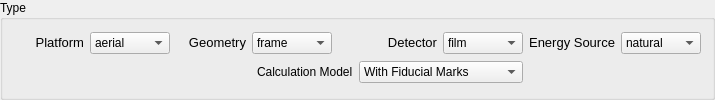
       <widget class="QGroupBox" name="groupBox">
        <property name="title">
         <string>Type</string>
        </property>
        <layout class="QGridLayout" name="gridLayout">
         <item row="0" column="1" colspan="2">
          <layout class="QHBoxLayout" name="horizontalLayout_11">
           <item>
            <widget class="QLabel" name="label_2">
             <property name="sizePolicy">
              <sizepolicy hsizetype="MinimumExpanding" vsizetype="Preferred">
               <horstretch>0</horstretch>
               <verstretch>0</verstretch>
              </sizepolicy>
             </property>
             <property name="minimumSize">
              <size>
               <width>70</width>
               <height>0</height>
              </size>
             </property>
             <property name="text">
              <string>&lt;!DOCTYPE HTML PUBLIC &quot;-//W3C//DTD HTML 4.0//EN&quot; &quot;http://www.w3.org/TR/REC-html40/strict.dtd&quot;&gt;
&lt;html&gt;&lt;head&gt;&lt;meta name=&quot;qrichtext&quot; content=&quot;1&quot; /&gt;&lt;style type=&quot;text/css&quot;&gt;
p, li { white-space: pre-wrap; }
&lt;/style&gt;&lt;/head&gt;&lt;body style=&quot; font-family:'Sans'; font-size:10pt; font-weight:400; font-style:normal;&quot;&gt;
&lt;table style=&quot;-qt-table-type: root; margin-top:4px; margin-bottom:4px; margin-left:4px; margin-right:4px;&quot;&gt;
&lt;tr&gt;
&lt;td style=&quot;border: none;&quot;&gt;
&lt;p align=&quot;right&quot; style=&quot; margin-top:0px; margin-bottom:0px; margin-left:0px; margin-right:0px; -qt-block-indent:0; text-indent:0px;&quot;&gt;Geometry&lt;/p&gt;&lt;/td&gt;&lt;/tr&gt;&lt;/table&gt;&lt;/body&gt;&lt;/html&gt;</string>
             </property>
            </widget>
           </item>
           <item>
            <widget class="QComboBox" name="geometryCombo">
             <property name="minimumSize">
              <size>
               <width>80</width>
               <height>0</height>
              </size>
             </property>
             <item>
              <property name="text">
               <string>frame</string>
              </property>
             </item>
            </widget>
           </item>
          </layout>
         </item>
         <item row="0" column="4">
          <layout class="QHBoxLayout" name="horizontalLayout_13" stretch="1,0">
           <item>
            <widget class="QLabel" name="label_3">
             <property name="sizePolicy">
              <sizepolicy hsizetype="MinimumExpanding" vsizetype="Preferred">
               <horstretch>0</horstretch>
               <verstretch>0</verstretch>
              </sizepolicy>
             </property>
             <property name="minimumSize">
              <size>
               <width>70</width>
               <height>0</height>
              </size>
             </property>
             <property name="text">
              <string>&lt;!DOCTYPE HTML PUBLIC &quot;-//W3C//DTD HTML 4.0//EN&quot; &quot;http://www.w3.org/TR/REC-html40/strict.dtd&quot;&gt;
&lt;html&gt;&lt;head&gt;&lt;meta name=&quot;qrichtext&quot; content=&quot;1&quot; /&gt;&lt;style type=&quot;text/css&quot;&gt;
p, li { white-space: pre-wrap; }
&lt;/style&gt;&lt;/head&gt;&lt;body style=&quot; font-family:'Sans'; font-size:10pt; font-weight:400; font-style:normal;&quot;&gt;
&lt;table style=&quot;-qt-table-type: root; margin-top:4px; margin-bottom:4px; margin-left:4px; margin-right:4px;&quot;&gt;
&lt;tr&gt;
&lt;td style=&quot;border: none;&quot;&gt;
&lt;p align=&quot;right&quot; style=&quot; margin-top:0px; margin-bottom:0px; margin-left:0px; margin-right:0px; -qt-block-indent:0; text-indent:0px;&quot;&gt;Detector&lt;/p&gt;&lt;/td&gt;&lt;/tr&gt;&lt;/table&gt;&lt;/body&gt;&lt;/html&gt;</string>
             </property>
             <property name="alignment">
              <set>Qt::AlignRight|Qt::AlignTrailing|Qt::AlignVCenter</set>
             </property>
            </widget>
           </item>
           <item>
            <widget class="QComboBox" name="detectorCombo">
             <property name="minimumSize">
              <size>
               <width>80</width>
               <height>0</height>
              </size>
             </property>
             <item>
              <property name="text">
               <string>film</string>
              </property>
             </item>
             <item>
              <property name="text">
               <string>ccd</string>
              </property>
             </item>
            </widget>
           </item>
          </layout>
         </item>
         <item row="1" column="2" colspan="3">
          <layout class="QHBoxLayout" name="horizontalLayout_40">
           <item>
            <widget class="QLabel" name="label_20">
             <property name="text">
              <string>Calculation Model</string>
             </property>
            </widget>
           </item>
           <item>
            <widget class="QComboBox" name="calcModelComboBox">
             <item>
              <property name="text">
               <string>With Fiducial Marks</string>
              </property>
             </item>
             <item>
              <property name="text">
               <string>With Sensor Dimensions</string>
              </property>
             </item>
             <item>
              <property name="text">
               <string>Fixed Parameters</string>
              </property>
             </item>
            </widget>
           </item>
          </layout>
         </item>
         <item row="0" column="5">
          <layout class="QHBoxLayout" name="horizontalLayout_8" stretch="1,0">
           <item>
            <widget class="QLabel" name="label_26">
             <property name="text">
              <string>&lt;!DOCTYPE HTML PUBLIC &quot;-//W3C//DTD HTML 4.0//EN&quot; &quot;http://www.w3.org/TR/REC-html40/strict.dtd&quot;&gt;
&lt;html&gt;&lt;head&gt;&lt;meta name=&quot;qrichtext&quot; content=&quot;1&quot; /&gt;&lt;style type=&quot;text/css&quot;&gt;
p, li { white-space: pre-wrap; }
&lt;/style&gt;&lt;/head&gt;&lt;body style=&quot; font-family:'Sans'; font-size:10pt; font-weight:400; font-style:normal;&quot;&gt;
&lt;table style=&quot;-qt-table-type: root; margin-top:4px; margin-bottom:4px; margin-left:4px; margin-right:4px;&quot;&gt;
&lt;tr&gt;
&lt;td style=&quot;border: none;&quot;&gt;
&lt;p align=&quot;right&quot; style=&quot; margin-top:0px; margin-bottom:0px; margin-left:0px; margin-right:0px; -qt-block-indent:0; text-indent:0px;&quot;&gt;Energy Source&lt;/p&gt;&lt;/td&gt;&lt;/tr&gt;&lt;/table&gt;&lt;/body&gt;&lt;/html&gt;</string>
             </property>
             <property name="alignment">
              <set>Qt::AlignRight|Qt::AlignTrailing|Qt::AlignVCenter</set>
             </property>
            </widget>
           </item>
           <item>
            <widget class="QComboBox" name="energyCombo">
             <property name="minimumSize">
              <size>
               <width>80</width>
               <height>0</height>
              </size>
             </property>
             <item>
              <property name="text">
               <string>natural</string>
              </property>
             </item>
            </widget>
           </item>
          </layout>
         </item>
         <item row="0" column="0">
          <layout class="QHBoxLayout" name="horizontalLayout_12">
           <item>
            <widget class="QLabel" name="label_4">
             <property name="sizePolicy">
              <sizepolicy hsizetype="MinimumExpanding" vsizetype="Preferred">
               <horstretch>0</horstretch>
               <verstretch>0</verstretch>
              </sizepolicy>
             </property>
             <property name="minimumSize">
              <size>
               <width>70</width>
               <height>0</height>
              </size>
             </property>
             <property name="text">
              <string>&lt;!DOCTYPE HTML PUBLIC &quot;-//W3C//DTD HTML 4.0//EN&quot; &quot;http://www.w3.org/TR/REC-html40/strict.dtd&quot;&gt;
&lt;html&gt;&lt;head&gt;&lt;meta name=&quot;qrichtext&quot; content=&quot;1&quot; /&gt;&lt;style type=&quot;text/css&quot;&gt;
p, li { white-space: pre-wrap; }
&lt;/style&gt;&lt;/head&gt;&lt;body style=&quot; font-family:'Sans'; font-size:10pt; font-weight:400; font-style:normal;&quot;&gt;
&lt;table style=&quot;-qt-table-type: root; margin-top:4px; margin-bottom:4px; margin-left:4px; margin-right:4px;&quot;&gt;
&lt;tr&gt;
&lt;td style=&quot;border: none;&quot;&gt;
&lt;p align=&quot;right&quot; style=&quot; margin-top:0px; margin-bottom:0px; margin-left:0px; margin-right:0px; -qt-block-indent:0; text-indent:0px;&quot;&gt;Platform&lt;/p&gt;&lt;/td&gt;&lt;/tr&gt;&lt;/table&gt;&lt;/body&gt;&lt;/html&gt;</string>
             </property>
            </widget>
           </item>
           <item>
            <widget class="QComboBox" name="platformCombo">
             <property name="minimumSize">
              <size>
               <width>80</width>
               <height>0</height>
              </size>
             </property>
             <item>
              <property name="text">
               <string>aerial</string>
              </property>
             </item>
            </widget>
           </item>
          </layout>
         </item>
        </layout>
        <zorder></zorder>
       </widget>
